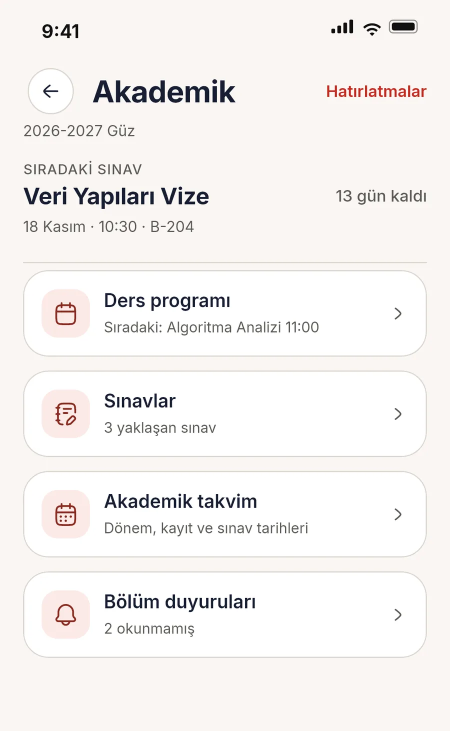
#> input picture web/src/assets/site/app-academic.webp, 900 x 1462 px (shown at 1/2 size)
$ python -i make-screens.py   (imports and definitions only)
#> lines starting #> are read from the running program, lines starting #| are printed output that depends on the picture
"""Emulator ekran goruntulerini site telefon maketleri icin hazirlar (Pillow).

Kullanim (repo kokunden):  python -I -X utf8 web/scripts/make-screens.py <girdi_klasoru>

Girdi : Android emulatoru ekran goruntuleri (1080x2400). Asagidaki ESLEME tablosu dosya adlarini ekran adina baglar.
Islem : ust sistem durum cubugu ve alt hareket cubugu kirpilir (maket kendi iOS durum cubugunu/Home gostergesini cizer),
        iPhone 15 Pro ekran oranina (1179x2556) sigdirilir (yukseklige gore olceklenir, yanlardan ortalanarak kirpilir).
Cikti : web/public/site/screens/<ad>-<light|dark>.png (optimize, palet) + .webp (kucuk)

Not: yalnizca uygulamanin kendi ekranlari kullanilir; baska kullanicilarin icerigi (Kesfet/Reels gonderileri, fotograflar,
kisi adlari) siteye KONMAZ (KVKK/mahremiyet).
"""
import os
import sys

from PIL import Image

ROOT = os.path.abspath(os.path.join(os.path.dirname(__file__), '..', '..'))
OUT = os.path.join(ROOT, 'web', 'public', 'site', 'screens')

TOP, BOTTOM = 120, 64            # 1080x2400 kaynakta kirpilacak sistem cubuklari (px)
W, H = 1179, 2556                # iPhone 15 Pro ekran (piksel)

DARK = {'home': '14_home', 'menu': '15_menu', 'clubs': '16_clubs', 'events': '17_events', 'news': '18_news',
        'profile': '22_profile', 'settings': '24_settings'}
LIGHT = {'home': '27_home_light', 'menu': '28_menu_light', 'clubs': '29_clubs_light', 'events': '30_events_light',
         'news': '31_news_light', 'profile': '26_profile_light', 'settings': '25_settings_light'}


def prep(path):
#> called with path = '../src/assets/site/app-academic.webp'
    im = Image.open(path).convert('RGB')
#> im is the input picture: PIL image 900x1462 RGB; mean R, G, B 245.2, 242.3, 240.6
    w, h = im.size
#> w = 900; h = 1462
    im = im.crop((0, TOP, w, h - BOTTOM))
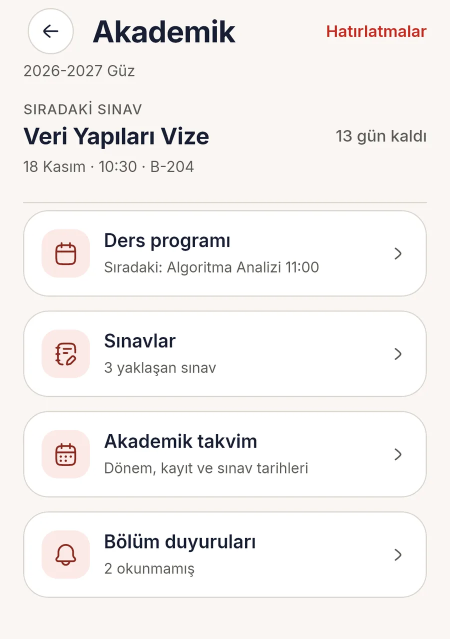
#> im: PIL image 900x1278 RGB (shown at 1/2 size); mean R, G, B 245, 242.3, 240.8
    scale = H / im.height
#> scale = 2
    im = im.resize((round(im.width * scale), H), Image.LANCZOS)
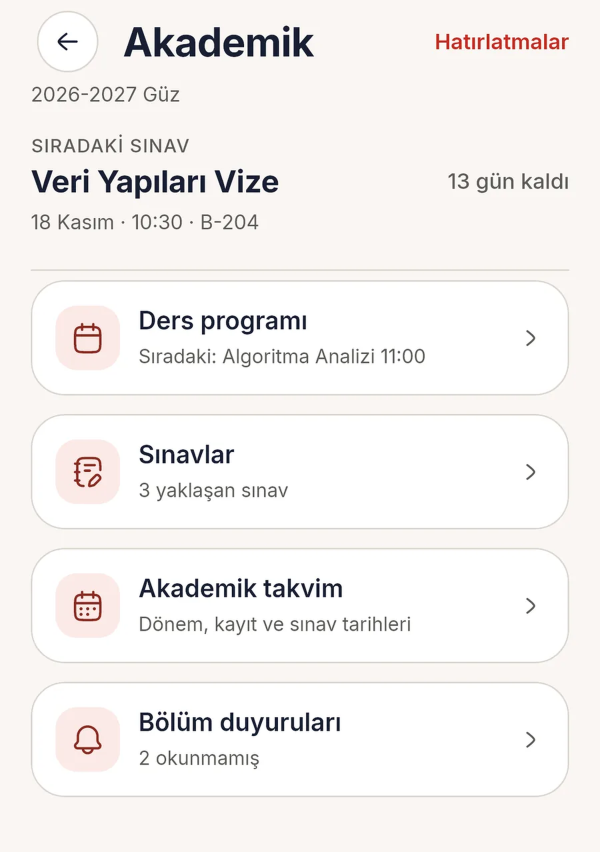
#> im: PIL image 1800x2556 RGB (shown at 1/3 size); mean R, G, B 245, 242.2, 240.7
    left = (im.width - W) // 2
#> left = 310
    return im.crop((left, 0, left + W, H))
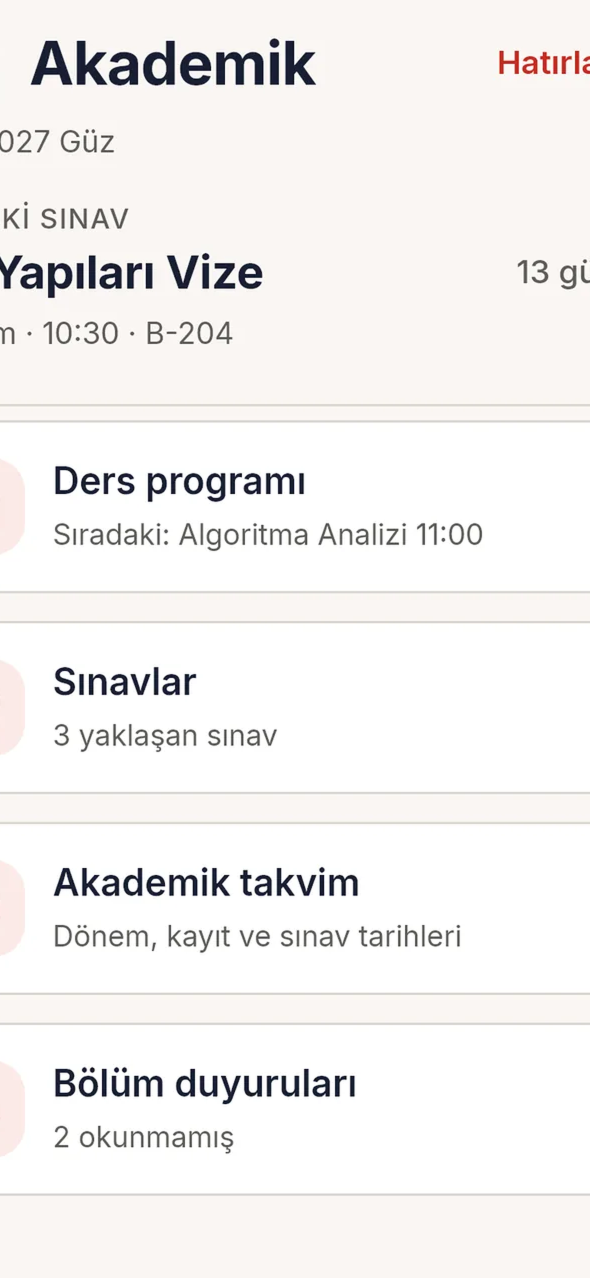
#> returned value: PIL image 1179x2556 RGB (shown at 1/2 size); mean R, G, B 243.6, 241.6, 240.6


def main(src):
    os.makedirs(OUT, exist_ok=True)
    for theme, table in (('dark', DARK), ('light', LIGHT)):
        for name, f in table.items():
            p = os.path.join(src, f + '.png')
            if not os.path.exists(p):
                print('YOK', p)
                continue
            im = prep(p)
            base = os.path.join(OUT, f'{name}-{theme}')
            im.save(base + '.webp', 'WEBP', quality=86, method=6)
            im.quantize(colors=192, method=Image.FASTOCTREE, dither=Image.FLOYDSTEINBERG).save(base + '.png', optimize=True)
            print(f'{name}-{theme}: webp {os.path.getsize(base + ".webp") // 1024} KB, png {os.path.getsize(base + ".png") // 1024} KB')


# [2 lines not run here, left out]

>>> result = prep('../src/assets/site/app-academic.webp')

$ run again, on web/src/assets/site/app-clubs.webp
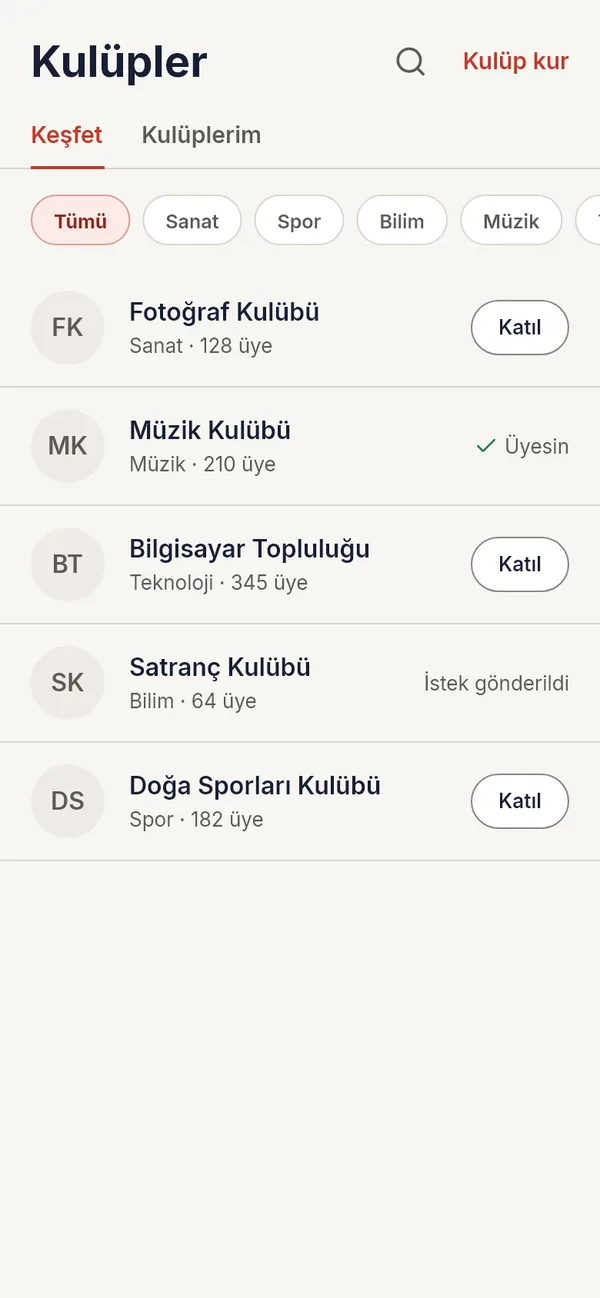
#> input picture web/src/assets/site/app-clubs.webp, 600 x 1298 px
#> in prep, im is the input picture: PIL image 600x1298 RGB; mean R, G, B 242, 240.6, 237.1
#> in prep, `im = im.crop((0, TOP, w, h - BOTTOM))`:
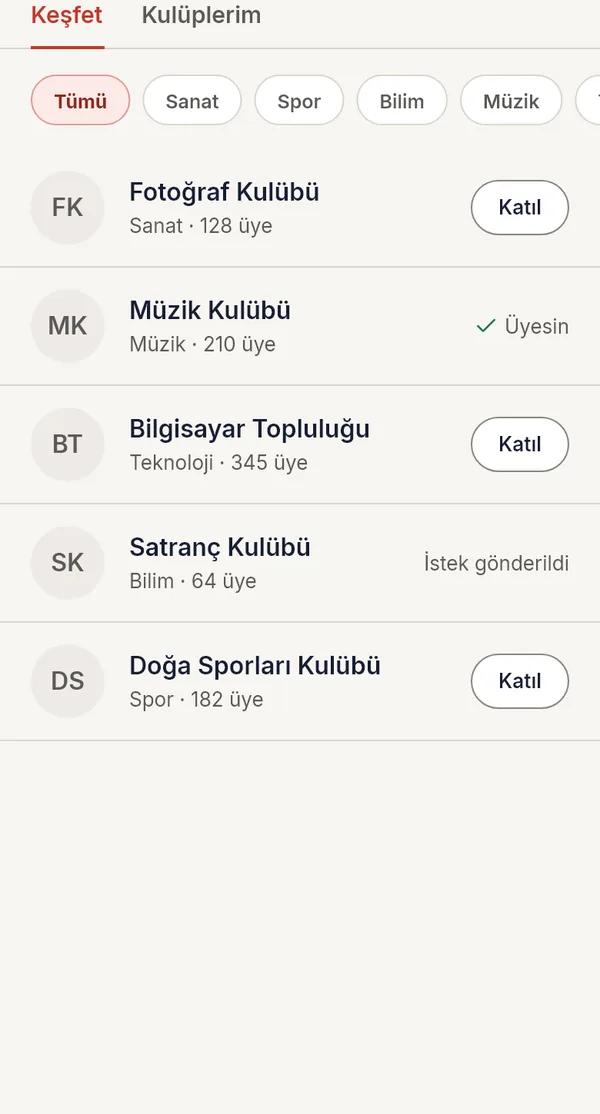
#> im: PIL image 600x1114 RGB; mean R, G, B 242.1, 240.8, 237.2
#> in prep, `return im.crop((left, 0, left + W, H))`:
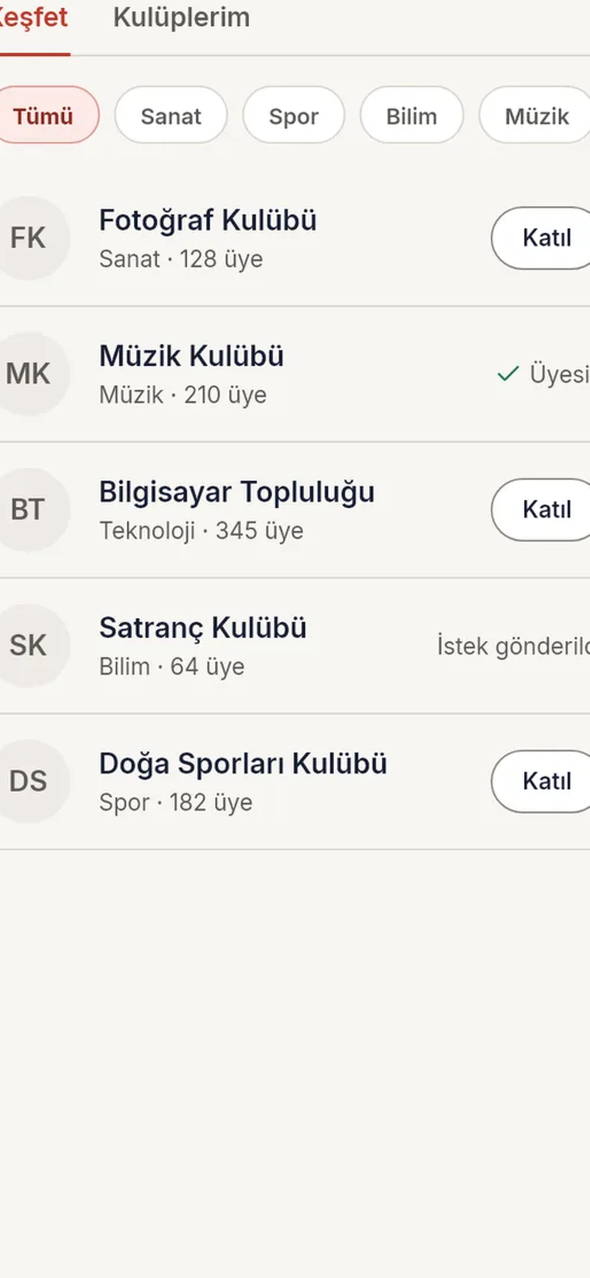
#> returned value: PIL image 1179x2556 RGB (shown at 1/2 size); mean R, G, B 241.4, 240.1, 236.6

$ run again, on web/src/assets/site/app-delete.webp
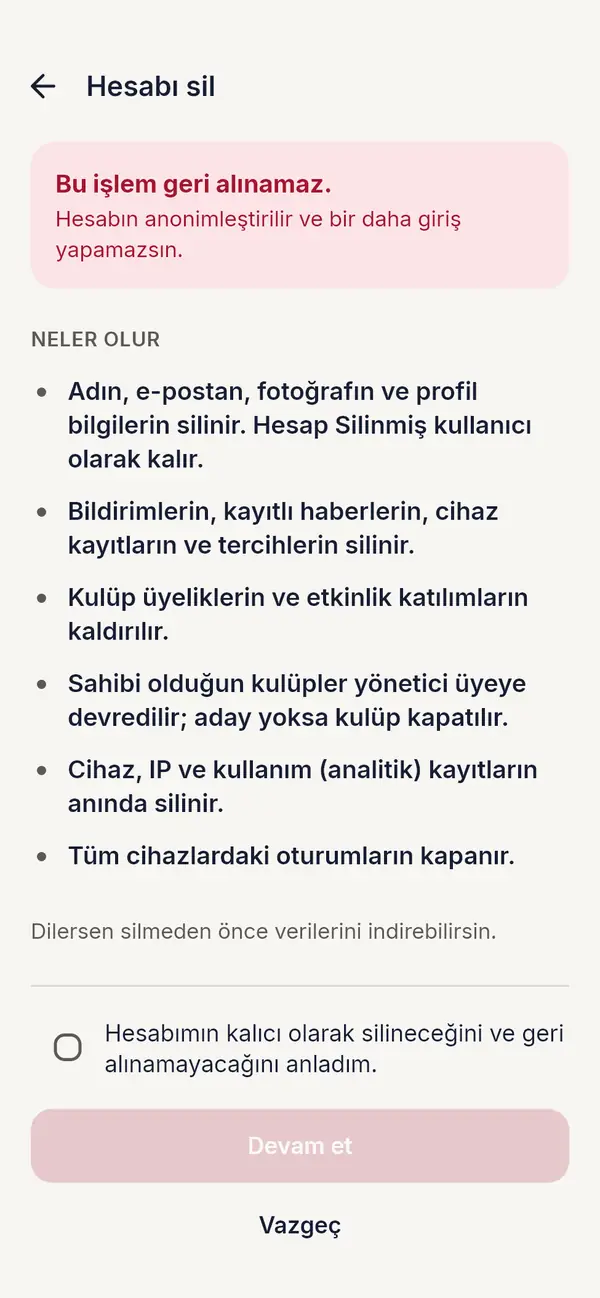
#> input picture web/src/assets/site/app-delete.webp, 600 x 1298 px
#> in prep, im is the input picture: PIL image 600x1298 RGB; mean R, G, B 236.1, 231.1, 229.5
#> in prep, `im = im.resize((round(im.width * scale), H), Image.LANCZOS)`:
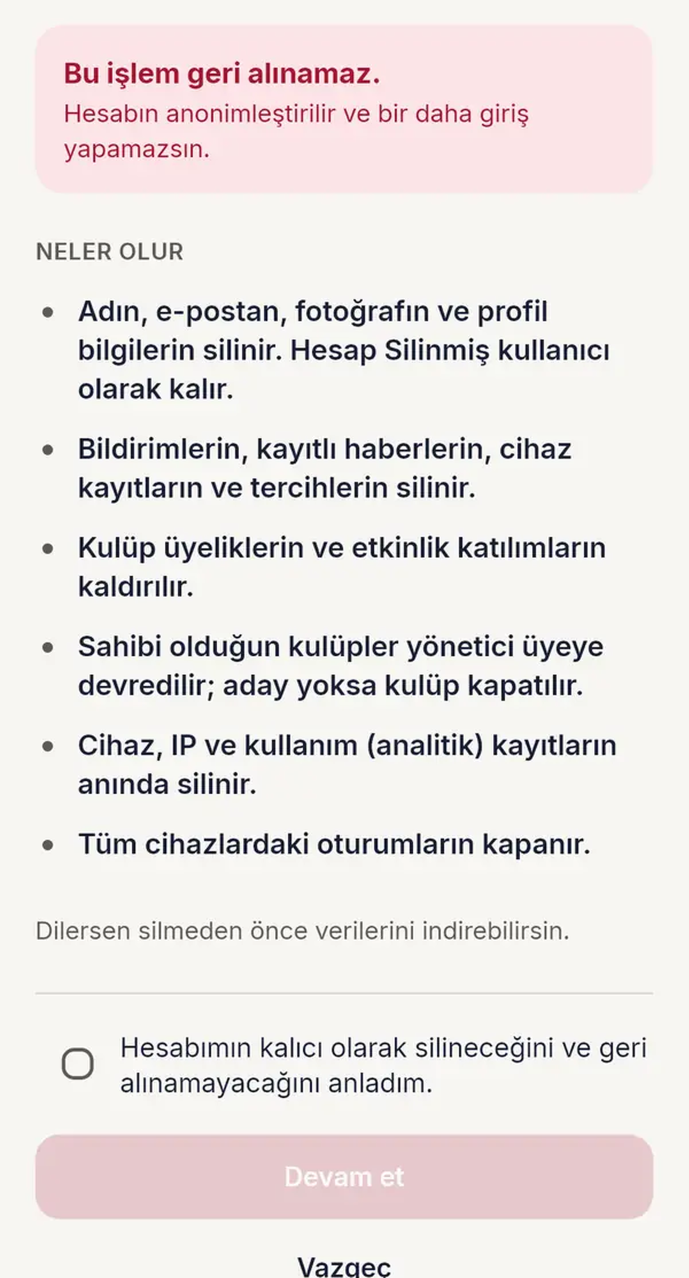
#> im: PIL image 1377x2556 RGB (shown at 1/2 size); mean R, G, B 234.6, 229, 227.6
#> in prep, `return im.crop((left, 0, left + W, H))`:
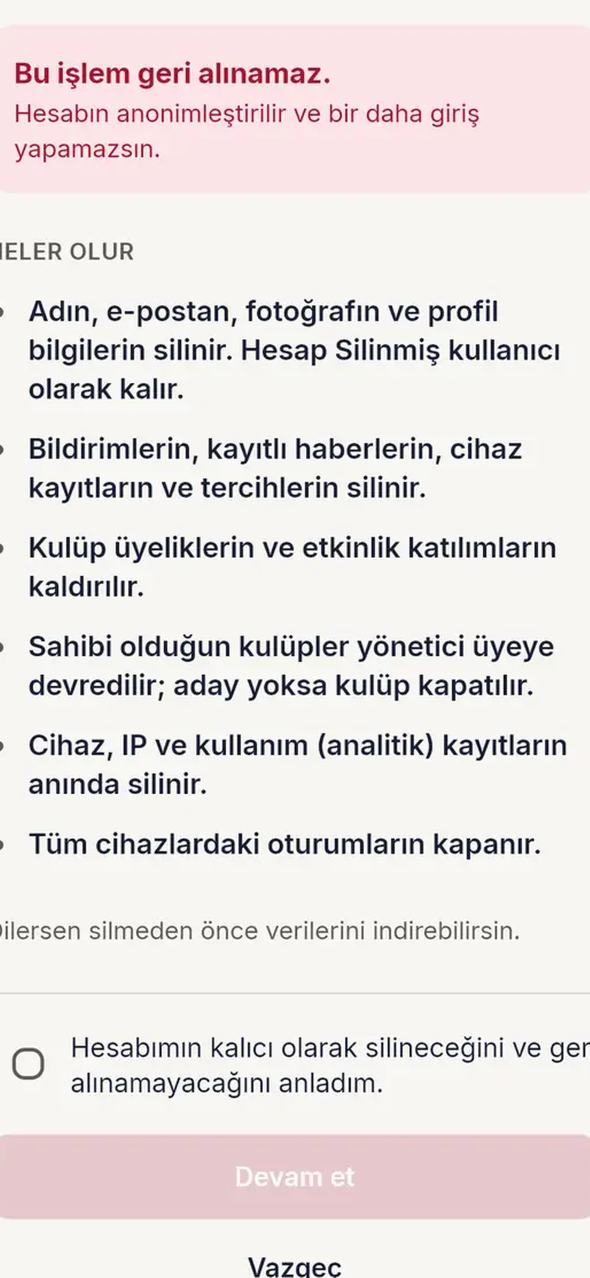
#> returned value: PIL image 1179x2556 RGB (shown at 1/2 size); mean R, G, B 232.6, 226.5, 225.5

$ run again, on web/src/assets/site/app-events.webp
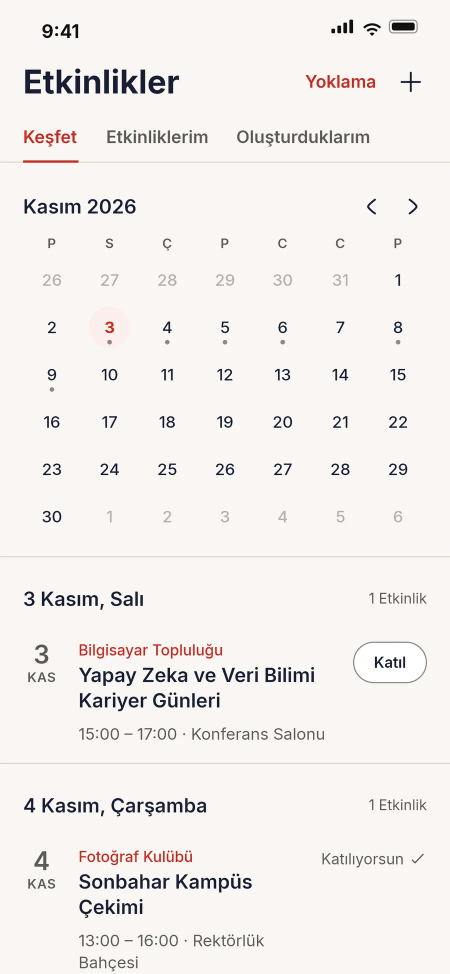
#> input picture web/src/assets/site/app-events.webp, 900 x 1948 px (shown at 1/2 size)
#> in prep, im is the input picture: PIL image 900x1948 RGB; mean R, G, B 242.9, 238.6, 236.1
#> in prep, `im = im.resize((round(im.width * scale), H), Image.LANCZOS)`:
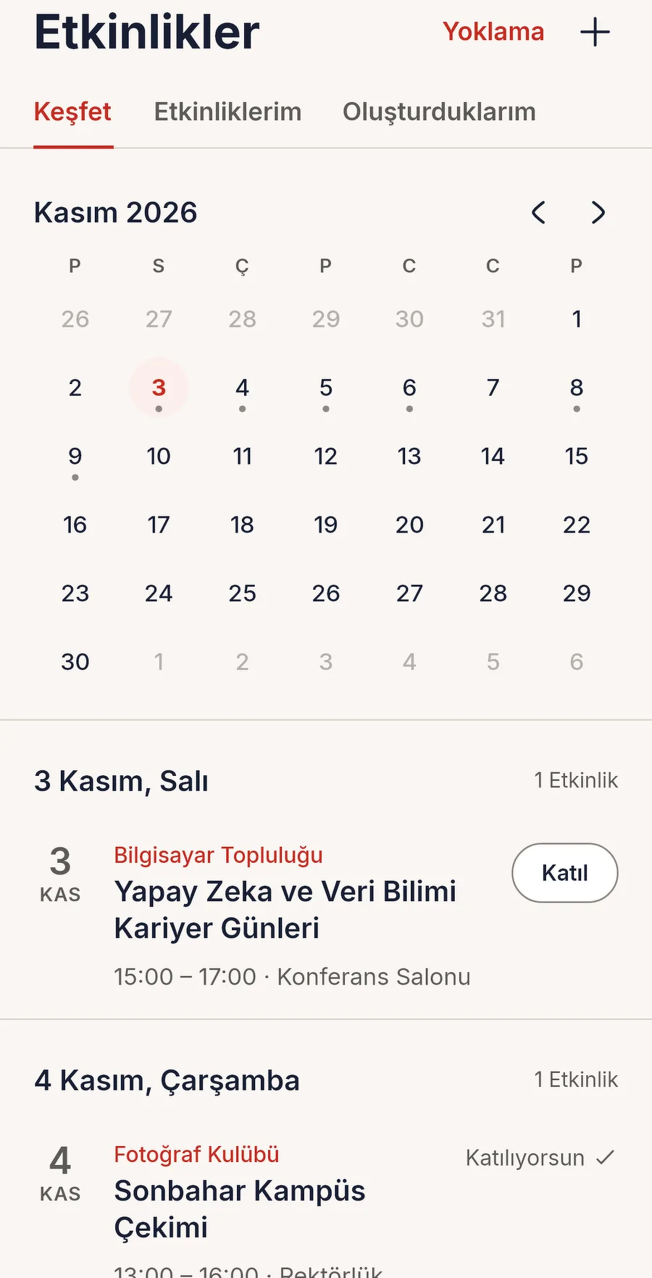
#> im: PIL image 1304x2556 RGB (shown at 1/2 size); mean R, G, B 242.7, 238.4, 235.9
#> in prep, `return im.crop((left, 0, left + W, H))`:
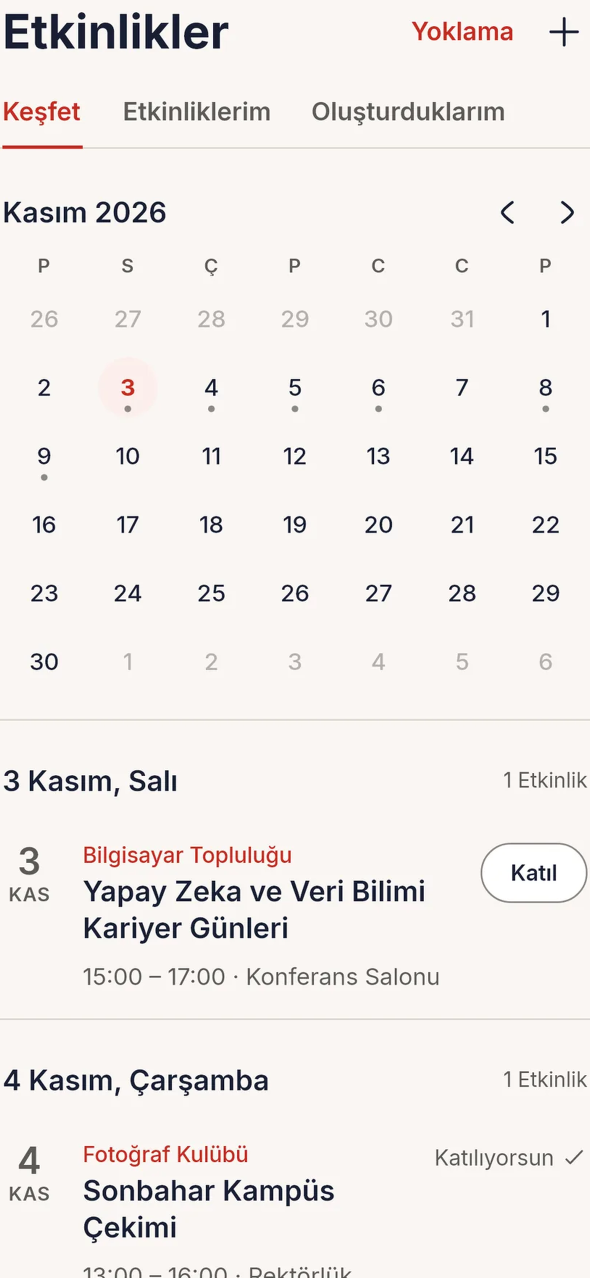
#> returned value: PIL image 1179x2556 RGB (shown at 1/2 size); mean R, G, B 241.9, 237.6, 235.1
